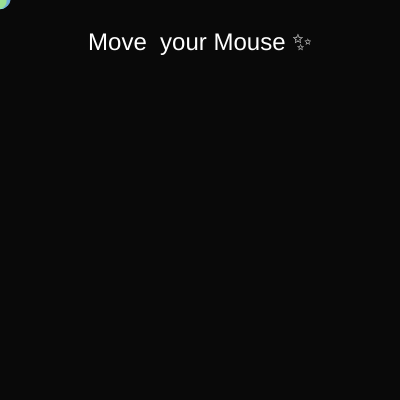
Frame 1 (no input)
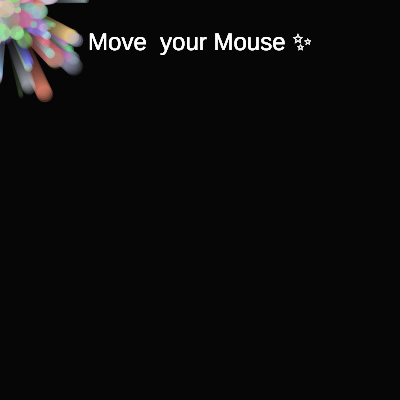
Frame 60 (no input)
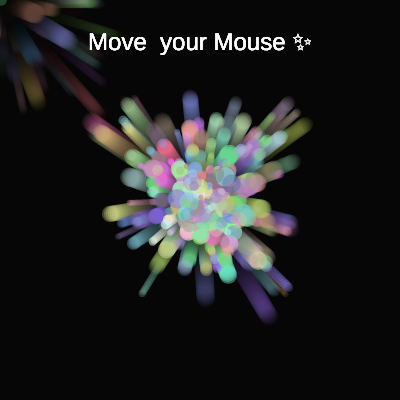
Frame 120 (the mouse pressed at the canvas centre since frame 60)

The p5.js sketch that drew these frames (run headless with seeded random() and noise() and a simulated clock; from frame 60 on, the mouse is pressed at the canvas centre):

// p5.js sketch
// ── sketch.js
let p = [];

function setup() {
  createCanvas(400, 400);
  background(10);
}

function draw() {
  background(10, 20);

  for (let i = 0; i < 5; i++) {
    p.push(new Particle(mouseX, mouseY));
  }

  for (let i = p.length - 1; i >= 0; i--) {
    p[i].update();
    p[i].show();

    if (p[i].a <= 0) {
      p.splice(i, 1);
    }
  }

  fill(255);
  textSize(24);
  textAlign(CENTER);
  text("Move  your Mouse ✨", width / 2, 50);
}

class Particle {
  constructor(x, y) {
    this.x = x;
    this.y = y;
    this.s = random(5, 20);

    this.vx = random(-2, 2);
    this.vy = random(-2, 2);

    this.r = random(100, 255);
    this.g = random(100, 255);
    this.b = random(100, 255);

    this.a = 255;
  }

  update() {
    this.x += this.vx;
    this.y += this.vy;
    this.a -= 4;
  }

  show() {
    noStroke();
    fill(this.r, this.g, this.b, this.a);
    ellipse(this.x, this.y, this.s);
  }
}

function mousePressed() {
  background(random(20));
}
